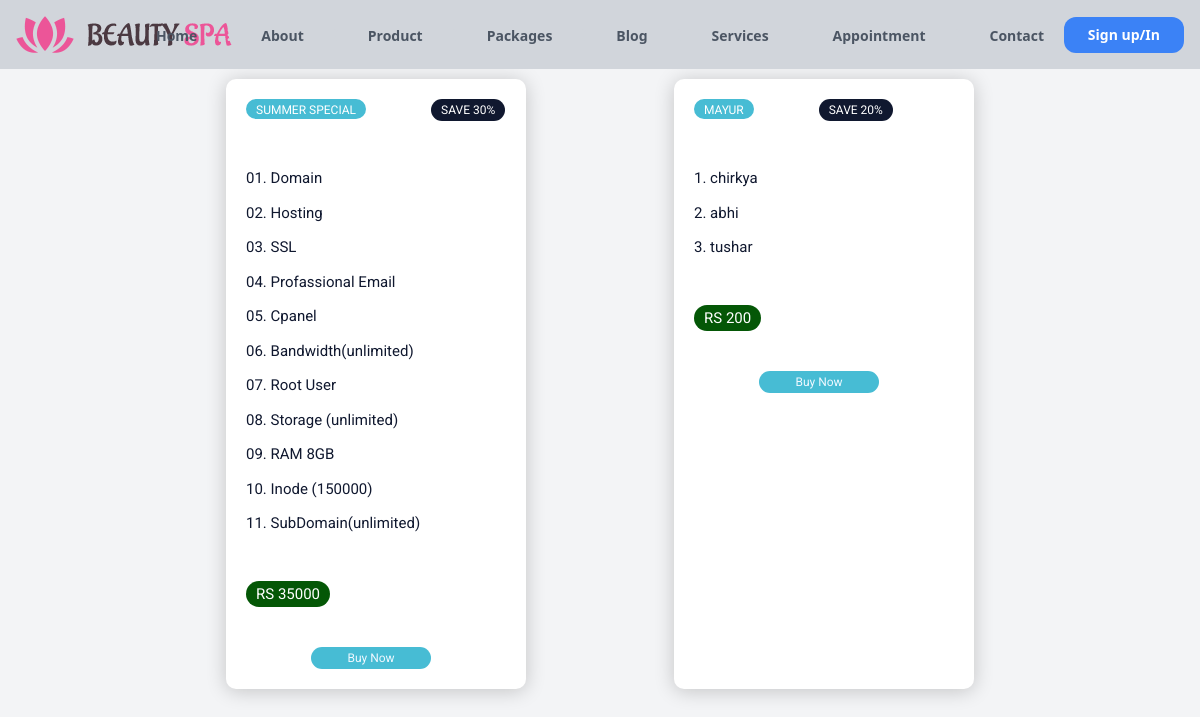
Before: /packagesb/ with the older database file.
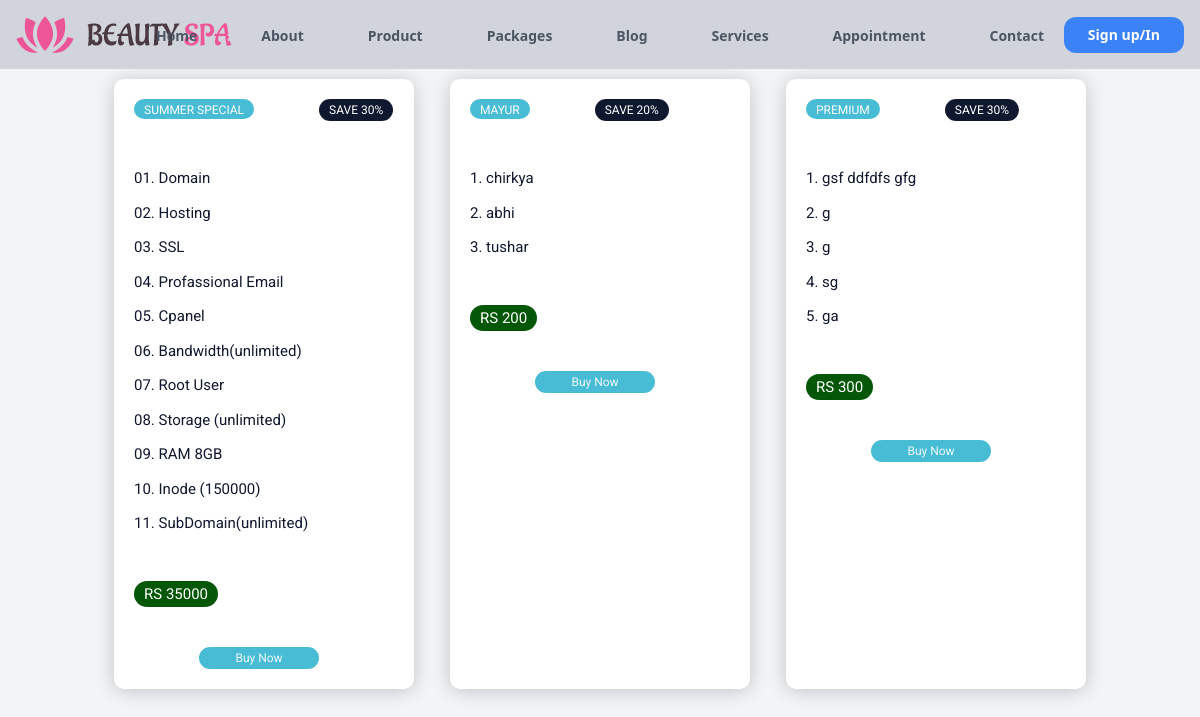
After: the same page with the newer database file.
### app/models.py (models this page shows, shortened)
class Packages(models.Model):
    packaeges_name = models.CharField(max_length=20)
    service = models.TextField()
    packaeges_price = models.PositiveIntegerField()
    packaeges_offer = models.CharField(max_length=20)

### app/views.py (the view)
# urls.py: path('packagesb/',views.packagesb,name='packagesb'),
def packagesb(request):
    c = Packages.objects.all()
    return render(request, 'packagesb.html', {'c': c})

### templates/packagesb.html (shortened to what this page needs)
{% extends 'base.html' %}
    {%block body_block%}
</head>
<body>
    <div class="a">
    <div class="container">
        {% for a in c%}
        <div class="card">
            <div class="card-body">
                <div class="dis">
                    <span class="tag tag-teal">{{a.packaeges_name}}
                    </span>
                    <p id="p" class="tag tag-teal2">
                        SAVE {{a.packaeges_offer}}%
                    </p>
                </div>
                <h4>
                    <ul>
                        <li style="list-style-type: none;line-height: 230%;">
                            {{a.service|linenumbers|linebreaks}}
                        </li>
                    </ul>
                </h4>
                <p class="tag tag-teal3">
                    Rs {{a.packaeges_price}}
                </p>
                <div class="user">
                    <div class="tag tag-teal1">
                        <a href="{% url 'chekoutform'%}">
                        <button >Buy Now</button></a>
                    </div>
                </div>
            </div>
        </div>
        {%endfor%}
    </div>
    </div>
</body>
{%endblock%}

### templates/base.html (shortened to what this page needs)
{% load static %}
<!DOCTYPE html>
<html lang="en">
<head>
    <script src="https://cdn.tailwindcss.com"></script>
</head>
{% block nav_block%}
<body class="bg-gray-100">
    <nav class="relative px-4 py-4 flex justify-between items-center bg-gray-300 sticky top-0 ">
        <a class="text-3xl font-bold leading-none" href="#">
            <img src="{% static 'logo.png'%}" alt="">
        </a>
        <ul
            class="hidden absolute top-1/2 left-1/2 transform -translate-y-1/2 -translate-x-1/2 lg:flex lg:mx-auto lg:flex lg:items-center lg:w-auto lg:space-x-6">
            <li><a class="text-sm text-gray-600 hover:text-gray-500 font-bold" href="{% url 'index'%}">Home</a></li>
            <li class="text-gray-300">
                <svg xmlns="http://www.w3.org/2000/svg" fill="none" stroke="currentColor" class="w-4 h-4 current-fill"
                    viewBox="0 0 24 24">
                    <path stroke-linecap="round" stroke-linejoin="round" stroke-width="2"
                        d="M12 5v0m0 7v0m0 7v0m0-13a1 1 0 110-2 1 1 0 010 2zm0 7a1 1 0 110-2 1 1 0 010 2zm0 7a1 1 0 110-2 1 1 0 010 2z" />
                </svg>
            </li>
            <li><a class="text-sm text-gray-600 font-bold" href="{% url 'about'%}">About</a></li>
            <li class="text-gray-300">
                <svg xmlns="http://www.w3.org/2000/svg" fill="none" stroke="currentColor" class="w-4 h-4 current-fill"
                    viewBox="0 0 24 24">
                    <path stroke-linecap="round" stroke-linejoin="round" stroke-width="2"
                        d="M12 5v0m0 7v0m0 7v0m0-13a1 1 0 110-2 1 1 0 010 2zm0 7a1 1 0 110-2 1 1 0 010 2zm0 7a1 1 0 110-2 1 1 0 010 2z" />
                </svg>
            </li>
            <li><a class="text-sm text-gray-600 hover:text-gray-500 font-bold" href="{% url 'product'%}">Product</a></li>
            <li class="text-gray-300">
                <svg xmlns="http://www.w3.org/2000/svg" fill="none" stroke="currentColor" class="w-4 h-4 current-fill"
                    viewBox="0 0 24 24">
                    <path stroke-linecap="round" stroke-linejoin="round" stroke-width="2"
                        d="M12 5v0m0 7v0m0 7v0m0-13a1 1 0 110-2 1 1 0 010 2zm0 7a1 1 0 110-2 1 1 0 010 2zm0 7a1 1 0 110-2 1 1 0 010 2z" />
                </svg>
            </li>
            <li><a class="text-sm text-gray-600 hover:text-gray-500 font-bold" href="{% url 'packagesb'%}">Packages</a></li>
            <li class="text-gray-300">
                <svg xmlns="http://www.w3.org/2000/svg" fill="none" stroke="currentColor" class="w-4 h-4 current-fill"
                    viewBox="0 0 24 24">
                    <path stroke-linecap="round" stroke-linejoin="round" stroke-width="2"
                        d="M12 5v0m0 7v0m0 7v0m0-13a1 1 0 110-2 1 1 0 010 2zm0 7a1 1 0 110-2 1 1 0 010 2zm0 7a1 1 0 110-2 1 1 0 010 2z" />
                </svg>
            </li>
            <li><a class="text-sm text-gray-600 hover:text-gray-500 font-bold" href="{% url 'blog'%}">Blog</a></li>
            <li class="text-gray-300">
                <svg xmlns="http://www.w3.org/2000/svg" fill="none" stroke="currentColor" class="w-4 h-4 current-fill"
                    viewBox="0 0 24 24">
                    <path stroke-linecap="round" stroke-linejoin="round" stroke-width="2"
                        d="M12 5v0m0 7v0m0 7v0m0-13a1 1 0 110-2 1 1 0 010 2zm0 7a1 1 0 110-2 1 1 0 010 2zm0 7a1 1 0 110-2 1 1 0 010 2z" />
                </svg>
            </li>
            <li><a class="text-sm text-gray-600 hover:text-gray-500 font-bold" href="{% url 'services'%}">Services</a></li>
            <li class="text-gray-300">
                <svg xmlns="http://www.w3.org/2000/svg" fill="none" stroke="currentColor" class="w-4 h-4 current-fill"
                    viewBox="0 0 24 24">
                    <path stroke-linecap="round" stroke-linejoin="round" stroke-width="2"
                        d="M12 5v0m0 7v0m0 7v0m0-13a1 1 0 110-2 1 1 0 010 2zm0 7a1 1 0 110-2 1 1 0 010 2zm0 7a1 1 0 110-2 1 1 0 010 2z" />
                </svg>
            </li>
            <li><a class="text-sm text-gray-600 hover:text-gray-500 font-bold" href="{% url 'appointment'%}">Appointment</a></li>
            <li class="text-gray-300">
                <svg xmlns="http://www.w3.org/2000/svg" fill="none" stroke="currentColor" class="w-4 h-4 current-fill"
                    viewBox="0 0 24 24">
                    <path stroke-linecap="round" stroke-linejoin="round" stroke-width="2"
                        d="M12 5v0m0 7v0m0 7v0m0-13a1 1 0 110-2 1 1 0 010 2zm0 7a1 1 0 110-2 1 1 0 010 2zm0 7a1 1 0 110-2 1 1 0 010 2z" />
                </svg>
            </li>
            <li><a class="text-sm text-gray-600 hover:text-gray-500 font-bold" href="{% url 'contectus'%}">Contact</a></li>
        </ul>
        <a class="hidden lg:inline-block py-2 px-6 bg-blue-500 hover:bg-blue-600 text-sm text-white font-bold rounded-xl transition duration-200 font-bold"
            href="{% url 'login'%}">Sign up/In</a>
    </nav>
{%endblock%}
{% block body_block %}
{% endblock %}
</body>
</html>

### templates/packagesb.html (style rules this page uses)
* { box-sizing: border-box; }
.a { display: flex; justify-content: center; align-items: center; margin: 0; font-family: "Roboto", sans-serif; color: #10182f; }
.container { display: flex; width: 1040px; justify-content: space-evenly; flex-wrap: wrap; }
.card { margin: 10px; background-color: #fff; border-radius: 10px; box-shadow: 0 2px 20px rgba(0, 0, 0, 0.2); overflow: hidden; width: 300px; height: auto; }
.card-body { display: flex; flex-direction: column; justify-content: center; align-items: flex-start; padding: 20px; min-height: 250px; }
.tag { background: #cccccc; border-radius: 50px; font-size: 12px; margin: 0; color: #fff; padding: 2px 10px; text-transform: uppercase; cursor: pointer; }
.tag-teal { background-color: #47bcd4; height: 20px; }
.tag-teal1 { background-color: #47bcd4; }
.tag-teal2 { background-color: #10182f; margin-right: 80px; position: relative; }
.tag-teal3 { background-color: #045706; font-size: 15px; }
.card-body p { margin: 0 0 40px; }
.card-body #p { margin-left: 65px; width: auto; }
.card-body h4 { font-size: 15px; }
.user { display: flex; margin-top: auto; align-items: center; margin-left: 65px; }
button { border: none; background-color: transparent; color: aliceblue; width: 100px; }
.dis { display: flex; }

Changed rows visible on the page:
added Packages: packaeges_name "PREMIUM", packaeges_offer "30", service|linenumbers "1. gsf ddfdfs gfg 2. g 3. g 4. sg 5. ga", packaeges_price "300"
